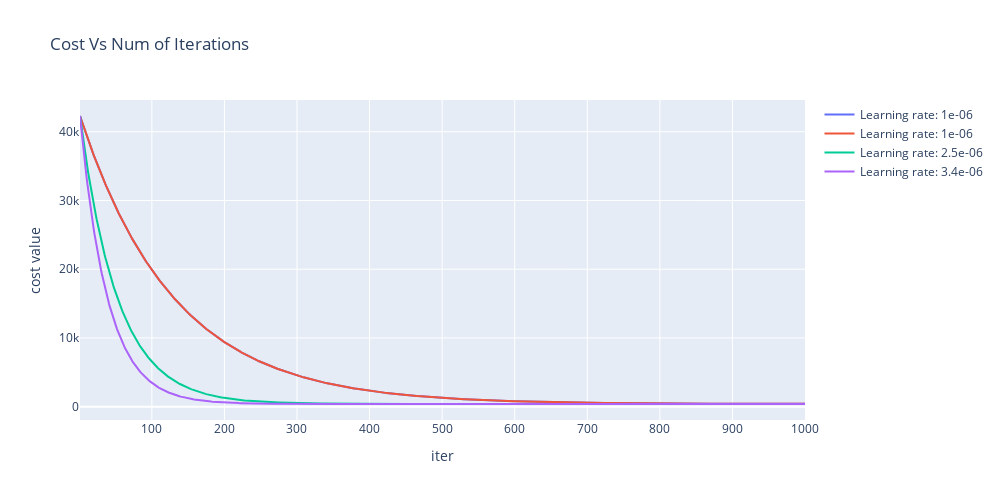

Source (notebook cell):
### Code cell
# Define different learning rates to experiment with during gradient descent
learning_ = [0.000001, 0.000001, 0.0000025, 0.0000034]

# Generate a range of values from 1 to 1000 to represent the number of iterations for plotting
x_range = np.linspace(1, 1000, 1000)

# Initialize an array to store the cost values (J) for each learning rate across 1000 iterations
list_J = np.zeros((1000, 4))

# Create a new Plotly figure for visualizing the cost function over iterations for different learning rates
fig = go.Figure()

# Iterate over the list of learning rates to compute and plot the cost function for each one
for i, value in enumerate(learning_):
    # Update parameters using gradient descent for each learning rate and store the resulting cost values
    _, J_ = update_params(iter=1000, theta=theta, X=x_col, Y=y_col, learning_rate=value)
    
    # Store the computed cost values for this learning rate in the corresponding column of list_J
    list_J[:, i] = J_
    
    # Add a line plot to the figure for this learning rate, showing the cost function over iterations
    fig.add_trace(
        go.Scatter(
            x=x_range,  # X-axis: Number of iterations
            y=list_J[:, i],  # Y-axis: Cost function values
            mode='lines',  # Plot as a line
            name=f'Learning rate: {value}'  # Label for the legend
        )
    )

# Update the X-axis title of the plot
fig.update_xaxes(title='iter')

# Update the Y-axis title and set the tick angle to 0 for better readability
fig.update_yaxes(title='cost value', tickangle=0)

# Update the layout of the plot with a title, size, and legend
fig.update_layout(
    width=1000,  # Set the width of the plot
    height=500,  # Set the height of the plot
    title_text='Cost Vs Num of Iterations',  # Title of the plot
    showlegend=True  # Show legend
)

# Display the figure with the cost function plots
fig.show()

### Figure 1 — Plotly figure (JSON) as saved in the notebook; plotly's stock layout.template omitted (floating-point values rounded to 4 significant figures; data arrays with more than 128 entries replaced by an {"elided": "..."} marker saying what was removed)
{"data": [{"mode": "lines", "name": "Learning rate: 1e-06", "type": "scatter", "x": {"elided": "1000 int values"}, "y": {"elided": "1000 float values"}}, {"mode": "lines", "name": "Learning rate: 1e-06", "type": "scatter", "x": {"elided": "1000 int values"}, "y": {"elided": "1000 float values"}}, {"mode": "lines", "name": "Learning rate: 2.5e-06", "type": "scatter", "x": {"elided": "1000 int values"}, "y": {"elided": "1000 float values"}}, {"mode": "lines", "name": "Learning rate: 3.4e-06", "type": "scatter", "x": {"elided": "1000 int values"}, "y": {"elided": "1000 float values"}}], "layout": {"height": 500, "showlegend": true, "title": {"text": "Cost Vs Num of Iterations"}, "width": 1000, "xaxis": {"title": {"text": "iter"}}, "yaxis": {"tickangle": 0, "title": {"text": "cost value"}}}}
